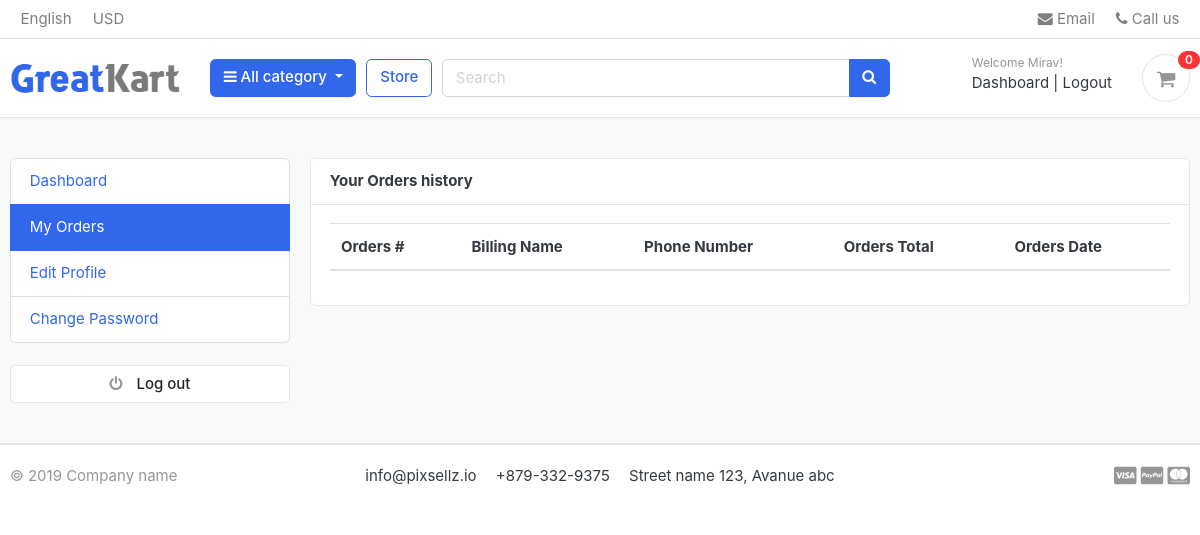
Page /accounts/my_orders/ (signed in) on the earlier database version.
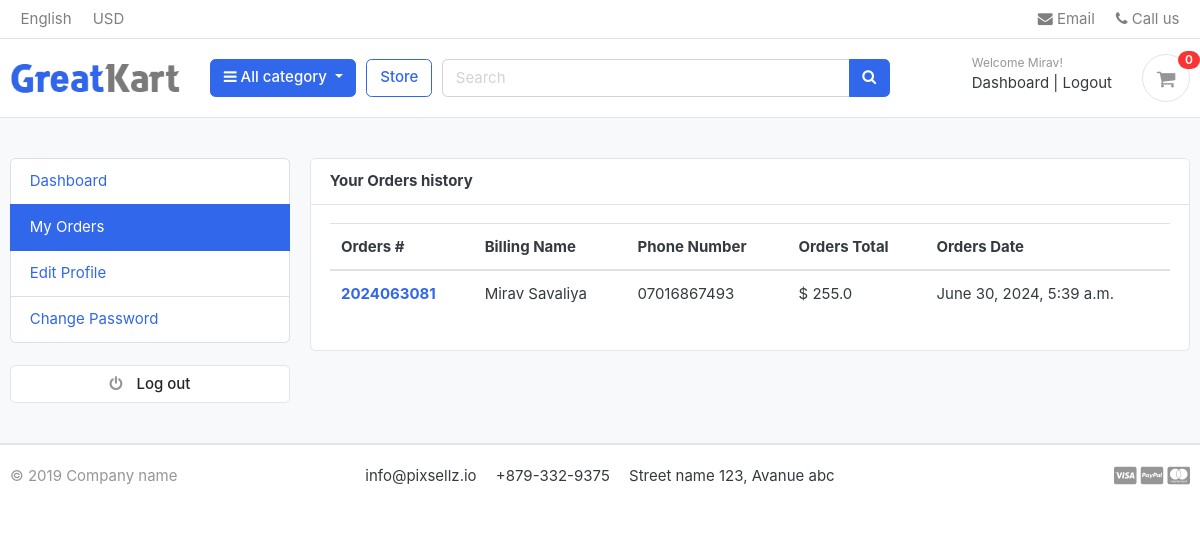
Same page on the later database version.
### orders/models.py (models this page shows, shortened)
class Order(models.Model):
    STATUS = (
        ('New', 'New'),
        ('Accepted', 'Accepted'),
        ('Completed', 'Completed'),
        ('Cancelled', 'Cancelled'),
    )
    user = models.ForeignKey(Account, on_delete=models.SET_NULL, null=True)
    payment = models.ForeignKey(Payment,on_delete=models.SET_NULL, blank=True, null=True)
    order_number = models.CharField(max_length=20)
    first_name = models.CharField(max_length=50)
    last_name = models.CharField(max_length=50)
    phone = models.CharField(max_length=15)
    email = models.EmailField(max_length=50)
    address_line_1 = models.CharField(max_length=150)
    address_line_2 = models.CharField(max_length=150, blank=True)
    country = models.CharField(max_length=50)
    state = models.CharField(max_length=50)
    city = models.CharField(max_length=50)
    order_note = models.CharField(max_length=100, blank=True)
    order_total = models.FloatField()
    tax = models.FloatField()
    status = models.CharField(max_length=10, choices=STATUS, default='New')
    ip = models.CharField(max_length=20, blank=True)
    is_ordered = models.BooleanField(default=False)
    created_at = models.DateTimeField(auto_now_add=True)
    updated_at = models.DateTimeField(auto_now=True)
    def full_name(self):
        return f'{self.first_name} {self.last_name}'

### accounts/views.py (the view)
# urls.py: path('my_orders/', views.my_orders, name='my_orders'),
@login_required(login_url = 'accounts:login')
def my_orders(request):
    orders = Order.objects.filter(user=request.user, is_ordered=True).order_by('-created_at')
    context = {
        'orders' : orders
    }
    return render(request, 'accounts/my_orders.html', context)

### carts/context_processors.py (called while the page is built)
def counter(request):
    cart_count = 0
    if 'admin' in request.path:
        return {}
    else:
        try:
            cart = Cart.objects.filter(cart_id = _cart_id(request))
            if request.user.is_authenticated:
                cart_items = CartItem.objects.all().filter(user=request.user)
            else:
                cart_items = CartItem.objects.all().filter(cart=cart[:1])
            for cart_item in cart_items:
                cart_count += cart_item.quantity
        except Cart.DoesNotExist:
            cart_count = 0
        return dict(cart_count = cart_count)

### carts/views.py (called while the page is built)
def _cart_id(request):
    cart = request.session.session_key
    if not cart:
        cart = request.session.create()
    return cart

### category/context_processors.py (called while the page is built)
def menu_links(request):
    links = Category.objects.all()
    return dict(links=links)

### category/models.py (called while the page is built)
    def get_url(self):
        return reverse('store:product_by_category', args=[self.slug])

### templates/accounts/my_orders.html (shortened to what this page needs)
{% extends "base.html" %}
{% load static %}
{% block content %}
<section class="section-conten padding-y bg">
    <div class="container">
        <div class="row">
        {% include 'includes/dashboard_sidebar.html' %}
        <main class="col-md-9">
            <article class="card">
            <header class="card-header">
                <strong class="d-inline-block mr-3">Your Orders history</strong>
            </header>
            <div class="card-body">
                <div class="row">
                    <div class="col-md-12">
                        <table class="table table-hover">
                            <thead>
                              <tr>
                                <th scope="col">Orders #</th>
                                <th scope="col">Billing Name</th>
                                <th scope="col">Phone Number</th>
                                <th scope="col">Orders Total</th>
                                <th scope="col">Orders Date</th>
                              </tr>
                            </thead>
                            <tbody>
                              {% for order in orders %}
                              <tr>
                                <th scope="row"><a href="{% url 'accounts:order_detail' order.order_number %}">{{ order.order_number }}</a></th>
                                <td>{{ order.full_name }}</td>
                                <td>{{ order.phone }}</td>
                                <td>$ {{ order.order_total }}</td>
                                <td>{{ order.created_at }}</td>
                              </tr>
                              {% endfor %}
                            </tbody>
                          </table>
                    </div>
                </div>
            </div>
            </article>
        </main>
    </div>
    </div>
    </section>
{% endblock %}

Differences in the rows shown:
added Order: order_number "2024063081", full_name "Mirav Savaliya", phone "07016867493", order_total "255.0", created_at "June 30, 2024, 5:39 a.m."
